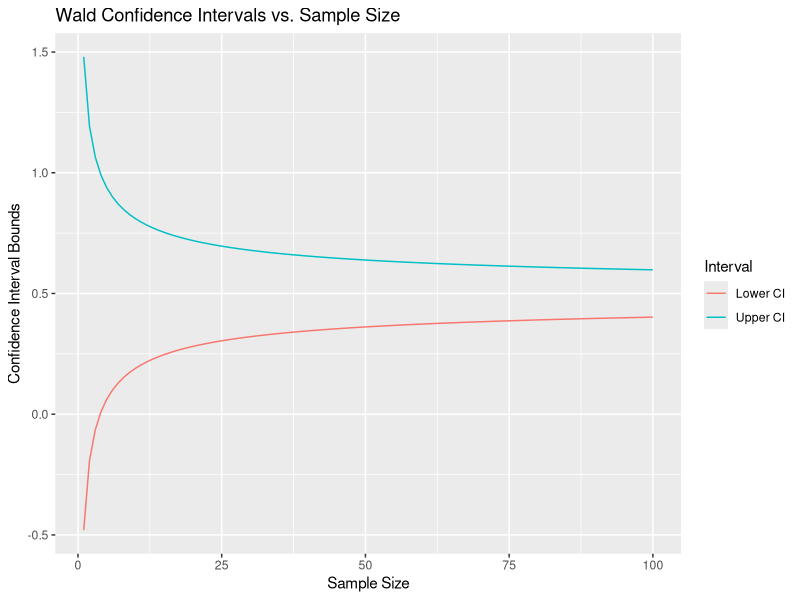
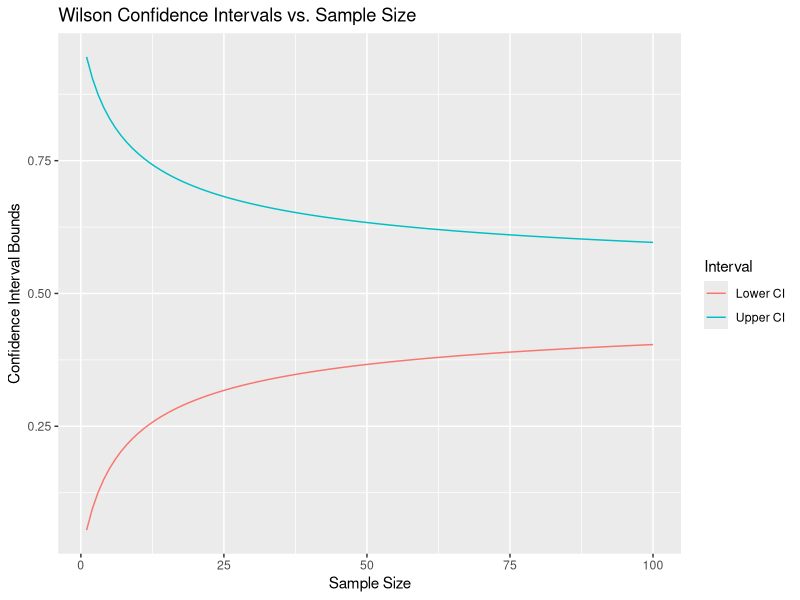
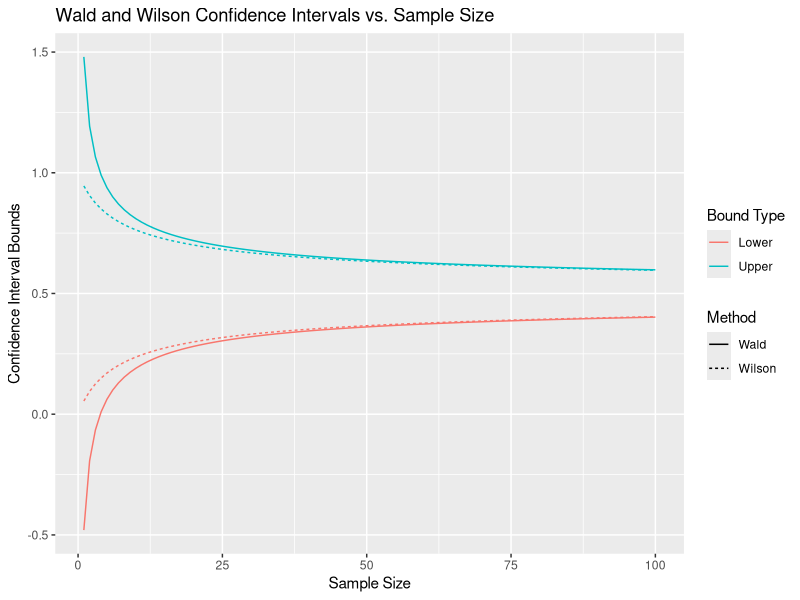

Source code (R) for these figures, in order:
library(tidyverse)

# Wald confidence interval for population proportion

# Say if the population has two categeories, A, B.
# Take a random sample of size n, the number of objects from A is a binomial random variable
# When n is large, and p being reasonably far away from 0 or 1, 
# it can be approximated by a normal distribution. 

# We shall build a function that takes a sample size, proportion, alpha value, and returns the CI

Wald_CI <- function(p_hat, sample_size, alpha){
  z <- qnorm(1 - alpha/2)
  n <- sample_size
  
  margin_of_error <- z * sqrt( (p_hat * (1 - p_hat) )/n)
  CI <- c(p_hat - margin_of_error, p_hat + margin_of_error)
  
  return(CI)
}

# Example of using our function:
Wald_CI(3/10, 1000, 0.05)

# Now we investigate how the length of the interval changes w.r.t. the sample size
p_hat = 0.5
alpha = 0.05
sample_sizes = seq(1, 100, 1)


# # Option 1: while loop
# CI_s <- data.frame(matrix(ncol = 3, nrow = 0))
# colnames(CI_s) <- c("sample_size", "Lower", "Upper")
# 
# i = 1
# while (i <= length(sample_sizes)) {
#   sample_CI <- Wald_CI(p_hat, sample_sizes[i], alpha)
#   CI_s[i,2:3] <- sample_CI
#   i = i + 1
# }
# CI_s["sample_size"] <- sample_sizes


# Option 2: Apply the function using sapply()
CI_matrix <- t(sapply(sample_sizes, function(n) Wald_CI(p_hat, n, alpha)))
# Convert the result into a data frame with appropriate column names
Wald_CI_df <- data.frame(sample_size = sample_sizes, Lower = CI_matrix[, 1], Upper = CI_matrix[, 2])


# Create a ggplot to visualize the confidence intervals
Wald_CI_df %>% 
  as_tibble() %>% 
  ggplot(aes(x = sample_size)) +
  geom_line(aes(y = Lower, color = "Lower CI")) +  # Plot lower CI
  geom_line(aes(y = Upper, color = "Upper CI")) +  # Plot upper CI
  labs(title = "Wald Confidence Intervals vs. Sample Size",
       x = "Sample Size", 
       y = "Confidence Interval Bounds",
       color = "Interval")

# # Base R plot version 
# plot(CI_df$sample_size, CI_df$Lower, 
#      col = "white", 
#      ylim = c(min(CI_df$Lower), max(CI_df$Upper)),
#      main = "Wald Confidence Intervals vs. Sample Size", 
#      xlab = "Sample Size",
#      ylab = "Confidence Interval Bounds")
# lines(CI_df$sample_size, CI_df$Lower, col = "red")
# lines(CI_df$sample_size, CI_df$Upper, col = "blue")



# Now we look at the Wilson_CI
Wilson_CI <- function(p_hat, sample_size, alpha) {
  z <- qnorm(1 - alpha / 2)
  n <- sample_size
  
  denominator <- 1 + (z^2 / n)
  center_adjusted <- (p_hat + (z^2 / (2 * n))) / denominator
  margin_adjusted <- z * sqrt((p_hat * (1 - p_hat) / n) + (z^2 / (4 * n^2))) / denominator
  
  CI <- c(center_adjusted - margin_adjusted, center_adjusted + margin_adjusted)
  return(CI)
}

# Example of using our Wilson_CI function
Wilson_CI(0.5, 1000, 0.05)

# Interval size vs. sample size for Wilson CI:

CI_matrix <- t(sapply(sample_sizes, function(n) Wilson_CI(p_hat, n, alpha)))
# Convert the result into a data frame with appropriate column names
Wilson_CI_df <- data.frame(sample_size = sample_sizes, Lower = CI_matrix[, 1], Upper = CI_matrix[, 2])

# Create a ggplot to visualize the confidence intervals
Wilson_CI_df %>% 
  as_tibble() %>% 
  ggplot(aes(x = sample_size)) +
  geom_line(aes(y = Lower, color = "Lower CI")) +  # Plot lower CI
  geom_line(aes(y = Upper, color = "Upper CI")) +  # Plot upper CI
  labs(title = "Wilson Confidence Intervals vs. Sample Size",
       x = "Sample Size", 
       y = "Confidence Interval Bounds",
       color = "Interval")



# Now we combine both plots to compare Wald CI and Wilson CI
Wald_CI_df$method <- "Wald"
Wilson_CI_df$method <- "Wilson"
CI_df <- rbind(Wald_CI_df, Wilson_CI_df) %>% 
  as_tibble() %>%
  pivot_longer(cols = c("Lower", "Upper"), 
               names_to = "Bound_Type",
               values_to = "Bound_Value")

CI_df %>% 
  ggplot(aes(x = sample_size, y = Bound_Value, color = Bound_Type, linetype = method)) +
  geom_line() +
  labs(title = "Wald and Wilson Confidence Intervals vs. Sample Size",
       x = "Sample Size",
       y = "Confidence Interval Bounds",
       color = "Bound Type",
       linetype = "Method")
